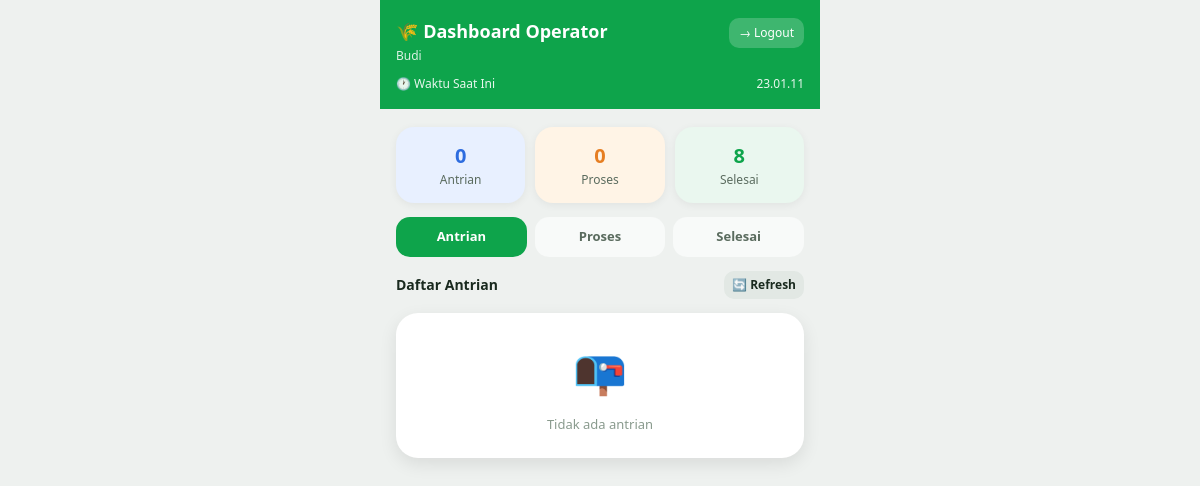
The page /operator.php (signed in) on the database as committed earlier.
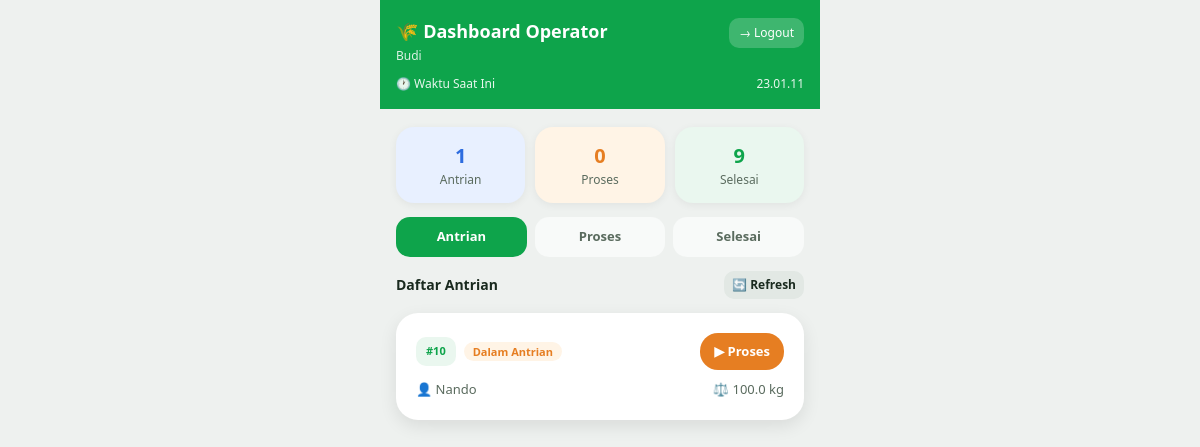
The same page on the database as committed later.
### tables this page shows
CREATE TABLE pesanan (
        id                  INTEGER PRIMARY KEY AUTOINCREMENT,
        order_id            TEXT UNIQUE NOT NULL,
        nomor_antrian       INTEGER NOT NULL,
        nama_pelanggan      TEXT NOT NULL,
        nomor_telepon       TEXT NOT NULL,
        berat_padi          REAL NOT NULL DEFAULT 0,
        harga_per_kg        REAL NOT NULL DEFAULT 500,
        total_bayar         REAL NOT NULL DEFAULT 0,
        metode_bayar        TEXT DEFAULT 'cash',
        status              TEXT DEFAULT 'antrian',
        hasil_beras         REAL DEFAULT 0,
        hasil_dedak         REAL DEFAULT 0,
        estimasi_selesai    TEXT DEFAULT '',
        estimasi_menit      INTEGER DEFAULT 0,
        waktu_pesan         DATETIME DEFAULT CURRENT_TIMESTAMP,
        waktu_proses        DATETIME,
        waktu_selesai       DATETIME,
        waktu_diambil       DATETIME
    );

### operator.php (the view, shortened to what this page needs)
<?php
$staff = $_SESSION['staff'];
$db    = getDB();
$tab   = $_GET['tab'] ?? 'antrian';
$antrian = $db->query("SELECT * FROM pesanan WHERE status = 'antrian' ORDER BY nomor_antrian ASC")->fetchAll(PDO::FETCH_ASSOC);
$proses  = $db->query("SELECT * FROM pesanan WHERE status = 'proses'  ORDER BY nomor_antrian ASC")->fetchAll(PDO::FETCH_ASSOC);
$selesai = $db->query("SELECT * FROM pesanan WHERE status IN ('selesai','diambil') ORDER BY waktu_selesai DESC LIMIT 20")->fetchAll(PDO::FETCH_ASSOC);
$jml_antrian = count($antrian);
$jml_proses  = count($proses);
$jml_selesai = count($selesai);
?>
<!DOCTYPE html>
<html lang="id">
<head>
    <link rel="stylesheet" href="css/base.css">
    <link rel="stylesheet" href="css/operator.css">
</head>
<body>
<div class="app-wrapper">
    <div class="top-bar">
        <div class="topbar-row">
            <div>
                <h1>🌾 Dashboard Operator</h1>
                <div class="subtitle"><?= htmlspecialchars($staff['nama']) ?></div>
            </div>
            <a href="logout.php" class="logout-btn">→ Logout</a>
        </div>
        <div class="waktu-display">
            <span>🕐 Waktu Saat Ini</span>
            <span id="jamSekarang"><?= date('H.i.s') ?></span>
        </div>
    </div>
    <div class="content">
        <div class="stat-grid">
            <div class="stat-card stat-blue">
                <div class="stat-num"><?= $jml_antrian ?></div>
                <div class="stat-label">Antrian</div>
            </div>
            <div class="stat-card stat-orange">
                <div class="stat-num"><?= $jml_proses ?></div>
                <div class="stat-label">Proses</div>
            </div>
            <div class="stat-card stat-green">
                <div class="stat-num"><?= $jml_selesai ?></div>
                <div class="stat-label">Selesai</div>
            </div>
        </div>
        <div class="tabs">
            <a href="?tab=antrian" class="tab <?= $tab === 'antrian' ? 'active' : '' ?>">Antrian</a>
            <a href="?tab=proses"  class="tab <?= $tab === 'proses'  ? 'active' : '' ?>">Proses</a>
            <a href="?tab=selesai" class="tab <?= $tab === 'selesai' ? 'active' : '' ?>">Selesai</a>
        </div>
        <div class="section-title">
            <?php
            if ($tab === 'antrian')     echo 'Daftar Antrian';
            elseif ($tab === 'proses')  echo 'Sedang Diproses';
            else                        echo 'Selesai';
            ?>
            <a href="operator.php?tab=<?= $tab ?>" class="refresh-btn-content">🔄 Refresh</a>
        </div>
        <?php if ($tab === 'antrian'): ?>
            <?php if (empty($antrian)): ?>
            <div class="empty-state card"><div class="empty-icon">📭</div><p>Tidak ada antrian</p></div>
            <?php else: ?>
            <?php foreach ($antrian as $item): ?>
            <div class="card operator-card">
                <div class="operator-card-header">
                    <div class="operator-card-header-left">
                        <div class="antrian-number-badge antrian-badge-sm">#<?= $item['nomor_antrian'] ?></div>
                        <span class="badge badge-antrian">Dalam Antrian</span>
                    </div>
                    <a href="proses_penggilingan.php?id=<?= $item['id'] ?>" class="btn btn-orange btn-sm">▶ Proses</a>
                </div>
                <div class="operator-card-body">
                    <div>👤 <?= htmlspecialchars($item['nama_pelanggan']) ?></div>
                    <div>⚖️ <?= number_format($item['berat_padi'], 1) ?> kg</div>
                </div>
            </div>
            <?php endforeach; ?>
            <?php endif; ?>
        <?php endif; ?>
    </div>
</div>
</body>
</html>

Rows that differ between the two databases and show on the page:
added pesanan: nomor_antrian "10", nama_pelanggan "Nando", berat_padi "100.0"
Other text that changed with them:
$jml_antrian: "0" → "1"
$jml_selesai: "8" → "9"
text no longer shown: "📭 Tidak ada antrian"
